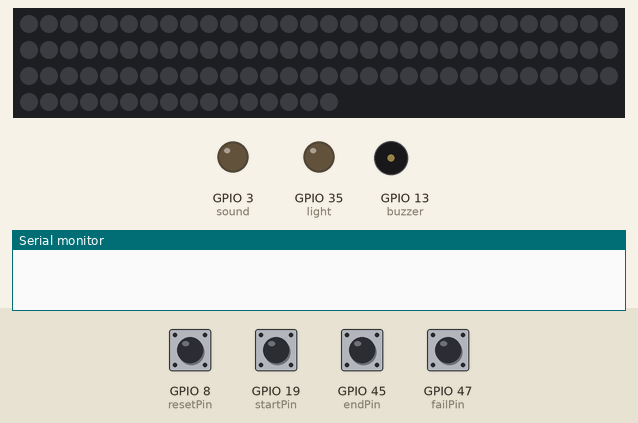
Recording of a sketch running on a simulated ESP32-S3. Shown: 106 RGB LEDs in strip order, left to right, continuing on the next row, output pins drawn as LEDs (lit = HIGH), buzzer (waves = sounding), the last lines printed to the serial monitor. The inputs (shaded band) are chosen by the test bench; at power-on: GPIO 8 (resetPin), GPIO 19 (startPin), GPIO 45 (endPin), GPIO 47 (failPin) HIGH. Dim RGB values are drawn brighter than linear.

Above: at 1.2 s.
1.3 s: GPIO 8 (resetPin) pulled LOW for 0.15 s
At 3.5 s:
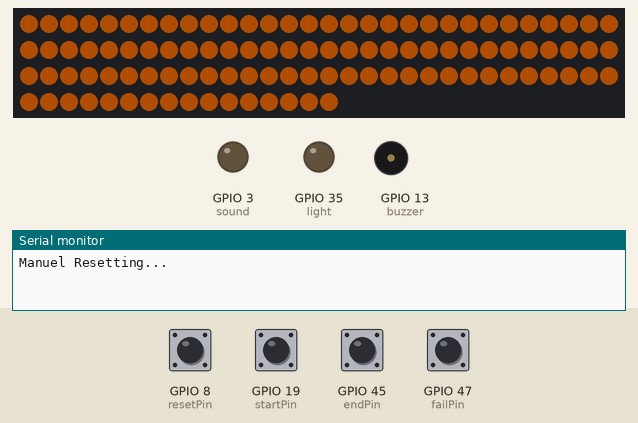
3.8 s: GPIO 19 (startPin) pulled LOW for 0.15 s
At 4.3 s:
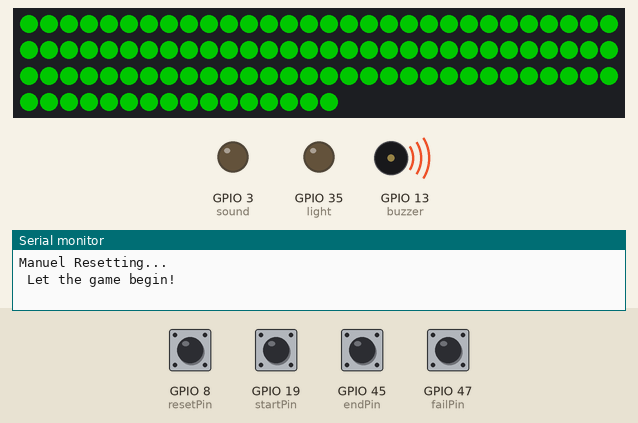
4.5 s: GPIO 8 (resetPin) pulled LOW for 1 s
At 5.4 s:
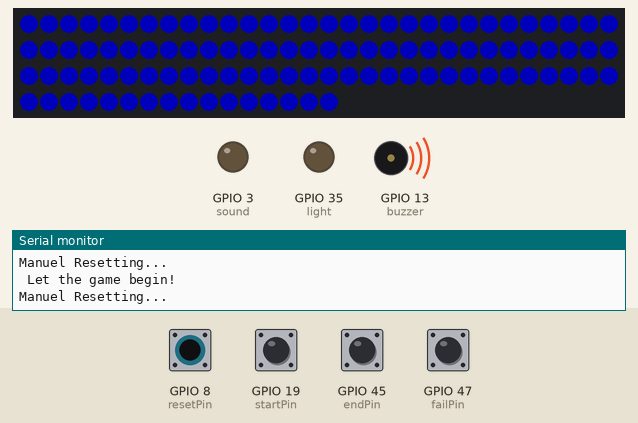
7.0 s: GPIO 19 (startPin) pulled LOW for 1 s
At 8.09 s:
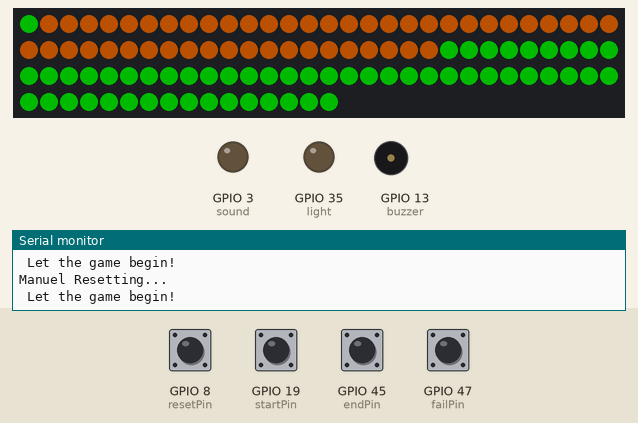
8.6 s: GPIO 45 (endPin) pulled LOW for 0.15 s
At 10.7 s:
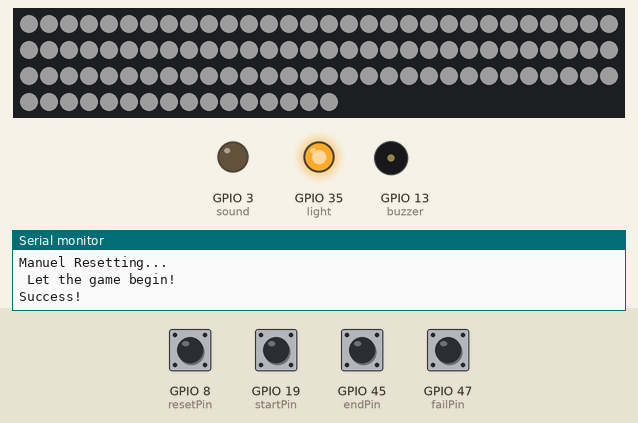
11.7 s: GPIO 8 (resetPin) driven LOW and GPIO 19 (startPin) driven LOW
At 15.6 s:
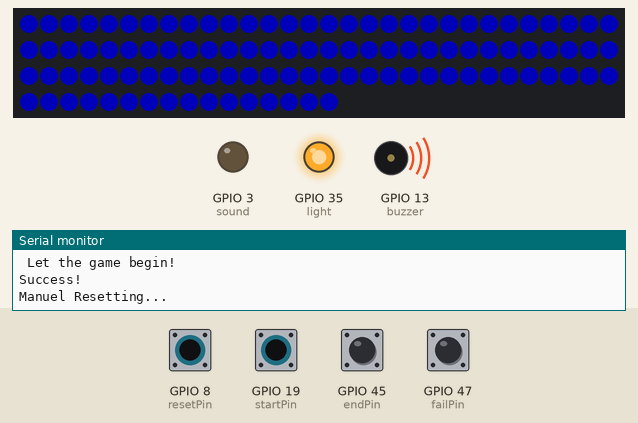
Timing chart, 0 to 15.7 s (numbered marks = the images above; inputs shaded):
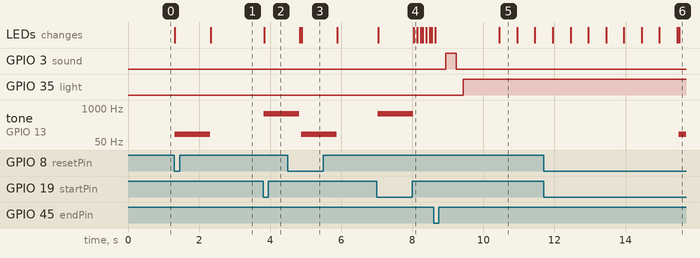

The sketch:

powerhungry_operation.ino
```cpp
#define FASTLED_ALLOW_INTERRUPTS 0
#include <FastLED.h>
#define LED_PIN 11
#define NUM_LEDS 106
CRGB leds[NUM_LEDS];

int brightness = 255;
#define buzzer 13
#define light 35

#define startPin 19
#define failPin 47
#define endPin 45
#define sound 3
#define resetPin 8

// fix for freezing on core 1
void Task1code( void * parameter) {
  while(true) {
    FastLED.show();
    delay(16);
  }
}

enum GameState {FAILED, IN_PROGRESS, SUCCESS, STANDBY};
GameState gameState = GameState::FAILED;

void setup()
{

  FastLED.addLeds<WS2812, LED_PIN, GRB>(leds, NUM_LEDS);
  FastLED.setMaxPowerInVoltsAndMilliamps(5, 500);
  FastLED.clear();
  FastLED.show();

  xTaskCreatePinnedToCore(
                  Task1code,   /* Task function. */
                  "Task1code",     /* name of task. */
                  10000,       /* Stack size of task */
                  NULL,        /* parameter of the task */
                  1,           /* priority of the task */
                  NULL,      /* Task handle to keep track of created task */
                  1);          /* pin task to core 0 */

  pinMode(startPin, INPUT_PULLUP);
  pinMode(failPin, INPUT_PULLUP);
  pinMode(endPin, INPUT_PULLUP);
  pinMode(resetPin, INPUT_PULLUP);
  pinMode(sound, OUTPUT);
  pinMode(light, OUTPUT);
  //digitalWrite(light, LOW);

  Serial.begin(9600);
}

#define ANIM_LENGTH 50
int moving_Start = 0;
int cheatHelp = 0;
void loop() {
  delay(50);
  if (digitalRead(resetPin) == LOW) {
    gameState = GameState::STANDBY;
    Serial.println("Manuel Resetting...");
    for(int i=0; i<NUM_LEDS; i++){
      leds[i] = CRGB(0,0,255);
    }
    tone(buzzer,100);
    delay(1000);
    noTone(buzzer);
    digitalWrite(light, LOW);
    digitalWrite(sound, LOW);
  }
  if (digitalRead(startPin) == LOW && (gameState == GameState::STANDBY || gameState == GameState::FAILED)) {
    cheatHelp = 500; // ms you get.
    gameState = GameState::IN_PROGRESS;
    Serial.println(" Let the game begin! ");
    for(int i=0; i<NUM_LEDS; i++) {
      leds[i] = CRGB(0,255,0);
    }
    tone(buzzer, 600);
    delay(1000);
    noTone(buzzer);
  }
  switch(gameState) {
    case GameState::STANDBY:
      for(int i=0; i<NUM_LEDS; i++) {
        leds[i] = CRGB(255,110,0);
      }
      break;
    case GameState::IN_PROGRESS:
      for(int i=0; i<NUM_LEDS; i++) {
        leds[i] = CRGB(0,255,0);
      }
      if (moving_Start > NUM_LEDS) {
        moving_Start = 0;
      }
      for(int i=0; i<ANIM_LENGTH; i++) {
        int index = i+moving_Start;
        if (index > NUM_LEDS) {
          index = index - NUM_LEDS;
        }
        leds[index] = CRGB(255,110,0);
      }
      moving_Start = moving_Start + 1;
      if (digitalRead(endPin) == LOW) {
        delay(300);
        gameState = GameState::SUCCESS;
        Serial.println("Success!");
        digitalWrite(sound, HIGH);
        // flash leds
        delay(300);
        digitalWrite(sound, LOW);
        delay(200);
        digitalWrite(light, HIGH);
        delay(1000);
        for(int i=0; i<5; i++) {
          for(int i=0; i<NUM_LEDS; i++) {
            leds[i] = CRGB(255,255,255);
          }
          delay(500);
          for(int i=0; i<NUM_LEDS; i++) {
            leds[i] = CRGB(0,0,0);
          }
          delay(500);
        }
        //blue
        for(int i=0; i<13; i++)
        leds[i] = CRGB(0,0,255);
        //yellow
        for(int i=13; i<26; i++)
        leds[i] = CRGB(255,110,0);
        //green
        for(int i=26; i<39; i++)
        leds[i] = CRGB(0,255,0);
        //blue
        for(int i=39; i<52; i++)
        leds[i] = CRGB(0,0,255);
        //red
        for(int i=52; i<65; i++)
        leds[i] = CRGB(255,0,0);
        //yellow
        for(int i=65; i<78; i++)
        leds[i] = CRGB(255,110,0);
        //red
        for(int i=78; i<91; i++)
        leds[i] = CRGB(255,0,0);
        //green
        for(int i=91; i<104; i++)
        leds[i] = CRGB(0,255,0);
        for(int i=104; i<106; i++)
        leds[i] = CRGB(0,0,0);
      } else if (digitalRead(failPin) == LOW) {
        cheatHelp = cheatHelp - 50;
        if (cheatHelp <= 0) {
          gameState = GameState::FAILED;
          for(int i=0; i<NUM_LEDS; i++){
            leds[i] = CRGB(255,0,0);
          }
          Serial.println("Fail! Go back to the beginning!");
          tone(buzzer,100);
          delay(1000);
          noTone(buzzer);
        }
      }
      break;
    case GameState::FAILED:
      break;
    case GameState::SUCCESS:
      break;
  }
}
```

Measured:
- after the input at 1.3 s, tone on GPIO 13 (buzzer): silent → 100 Hz at once, → silent 1.0 s later; the LEDs: first change at once (image 1 shows a later state)
- after the input at 3.8 s, tone on GPIO 13 (buzzer): silent → 600 Hz at once; the LEDs: change at once (image 2)
- after the input at 4.5 s, the LEDs: first differ from a run without the input after 0.39 s (image 3)
- after the input at 7.0 s, tone on GPIO 13 (buzzer): silent → 600 Hz at once, → silent 1.0 s later; the LEDs: first change at once (image 4 shows a later state)
- after the input at 8.6 s, GPIO 3 (sound): LOW → HIGH after 0.34 s, → LOW 0.30 s later; GPIO 35 (light): LOW → HIGH after 0.84 s
- after the input at 11.7 s, tone on GPIO 13 (buzzer): silent → 100 Hz after 3.8 s; the LEDs: first differ from a run without the input after 3.8 s (image 6)
- what the display in image 5 shows lasts 0.5 s, from 10.5 s to 11.0 s
